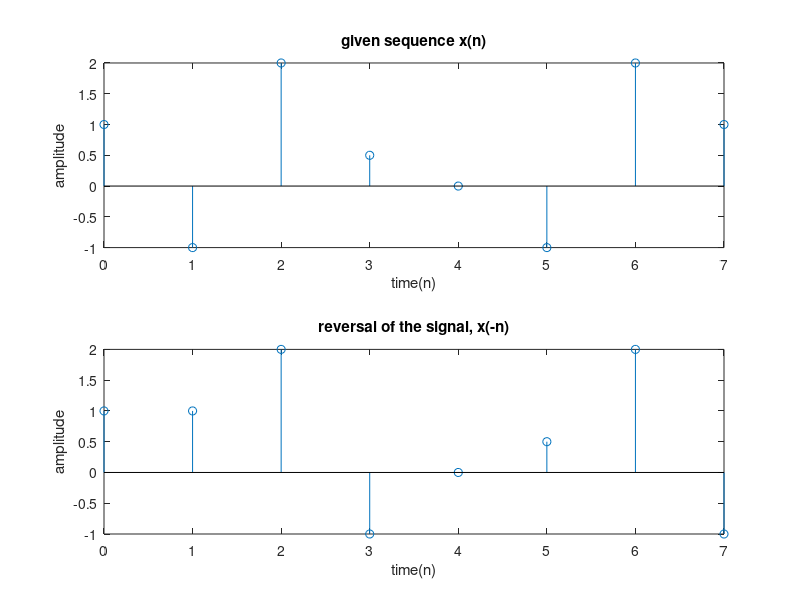
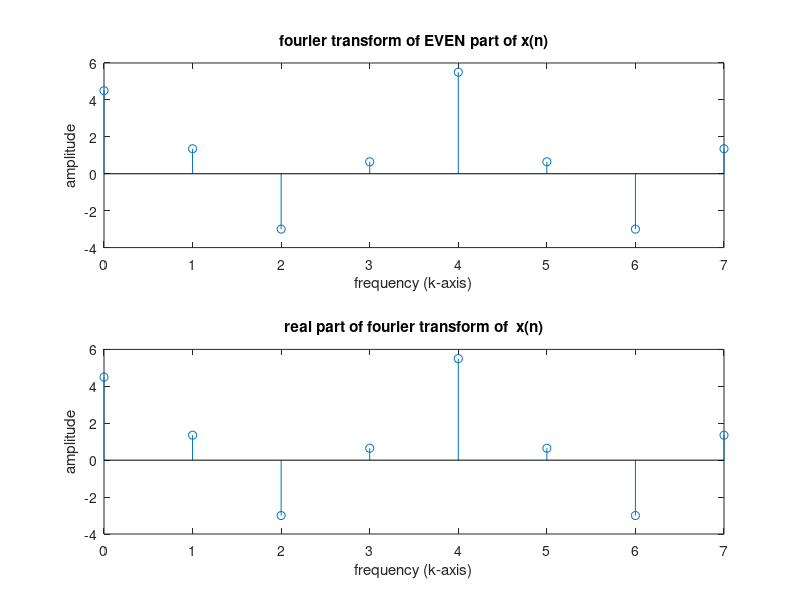
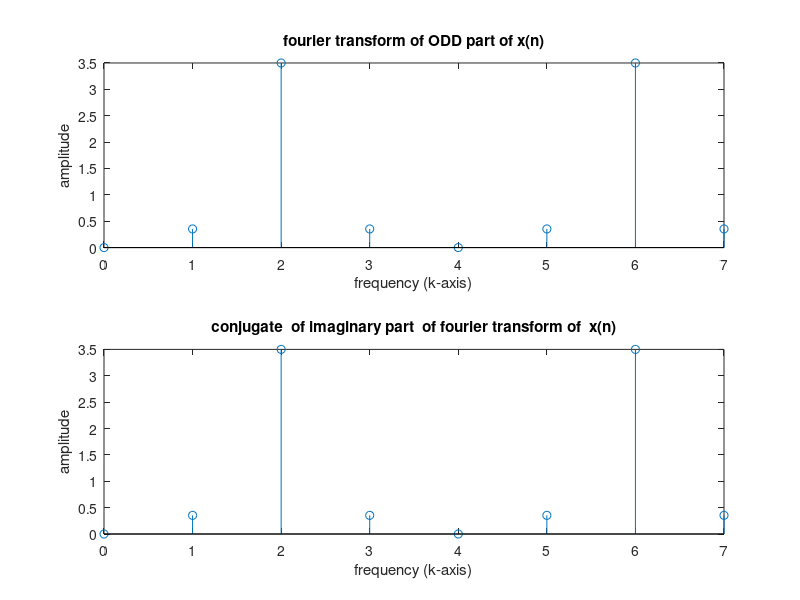

These charts were generated, in order, by the following MATLAB code:
clc;
clear all;
close all;



x =[1 -1 2 0.5 0 -1 2 1];
N=length(x);
n=0:N-1;

x1=x(mod(-n,N)+1);


figure;
subplot(2,1,1)
stem(n,x)
title('given sequence x(n)')
xlabel('time(n)')
ylabel('amplitude')

subplot(2,1,2)
stem(n,x1)
title('reversal of the signal, x(-n)')
xlabel('time(n)')
ylabel('amplitude')

xe=(x+x1)/2;
y1=fft(xe);
y2=real(fft(x));

figure;
subplot(2,1,1)
stem(n,y1)
title('fourier transform of EVEN part of x(n)')
xlabel('frequency (k-axis)')
ylabel('amplitude')
subplot(2,1,2)
stem(n,y2)
title('real part of fourier transform of  x(n)')
xlabel('frequency (k-axis)')
ylabel('amplitude')


%----odd part---

xo=(x-x1)/2;
y3=fft(xo);
y4=j*imag(fft(x));

figure;
subplot(2,1,1)
stem(n,abs(y3))
title('fourier transform of ODD part of x(n)')
xlabel('frequency (k-axis)')
ylabel('amplitude')

subplot(2,1,2)
stem(n,abs(y4))
title('conjugate  of imaginary part  of fourier transform of  x(n)')
xlabel('frequency (k-axis)')
ylabel('amplitude')





